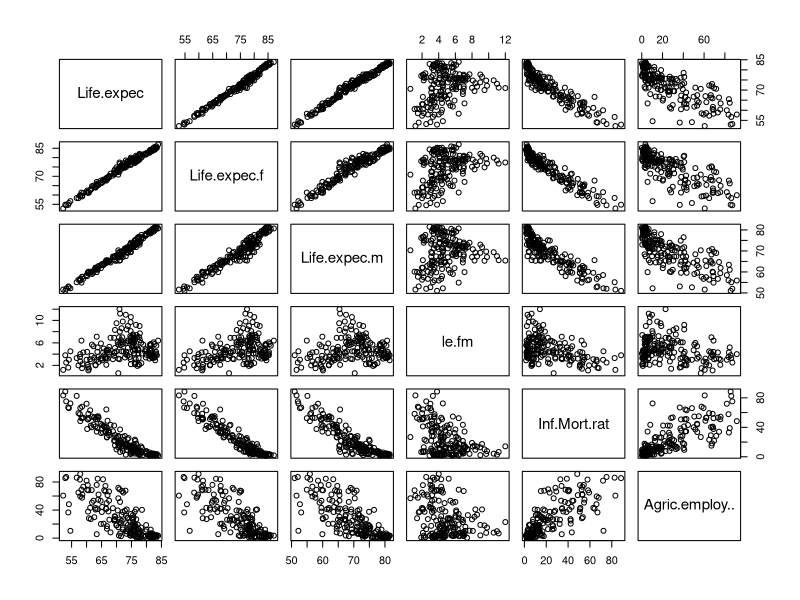
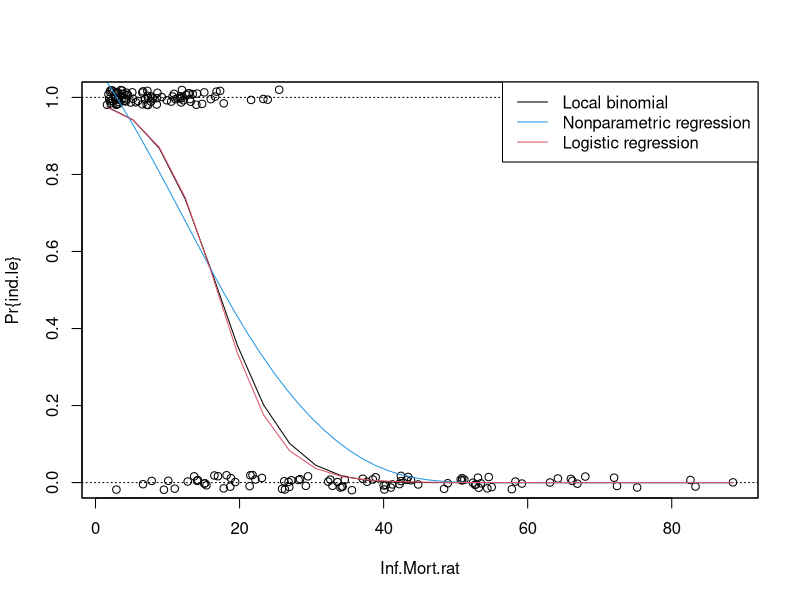
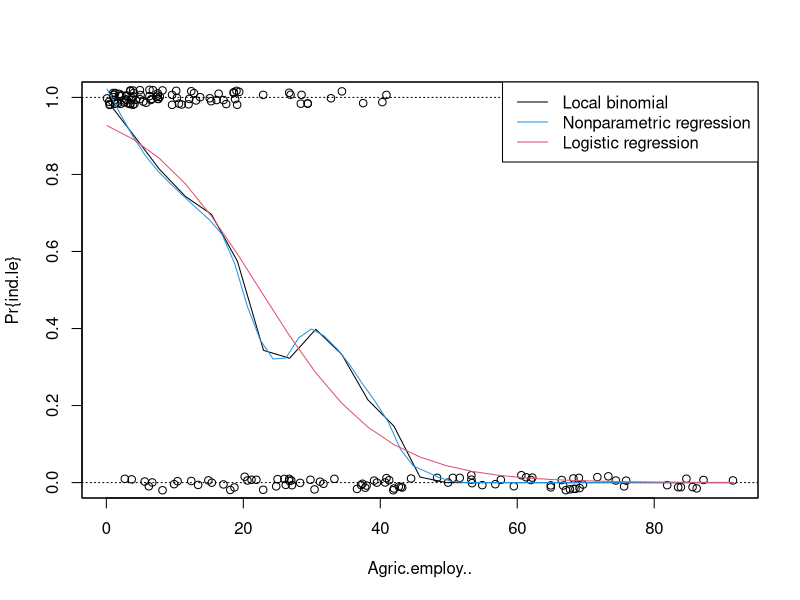
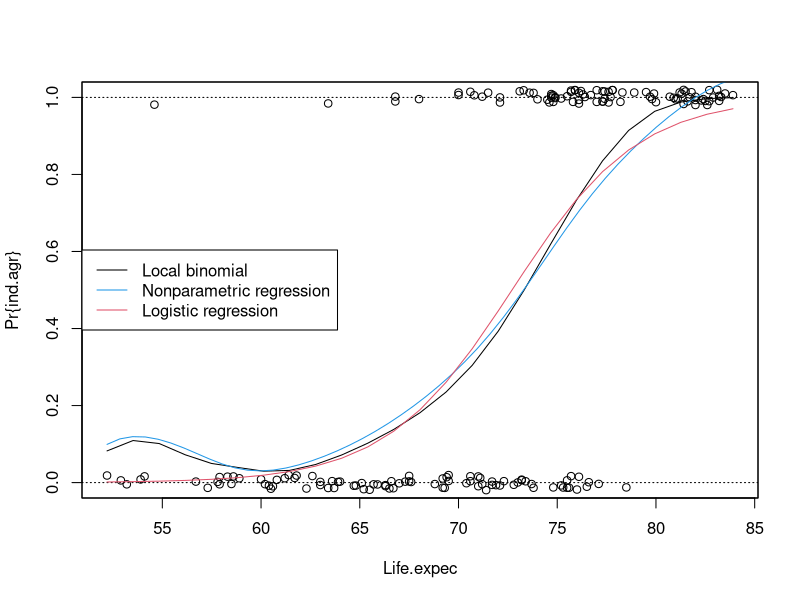
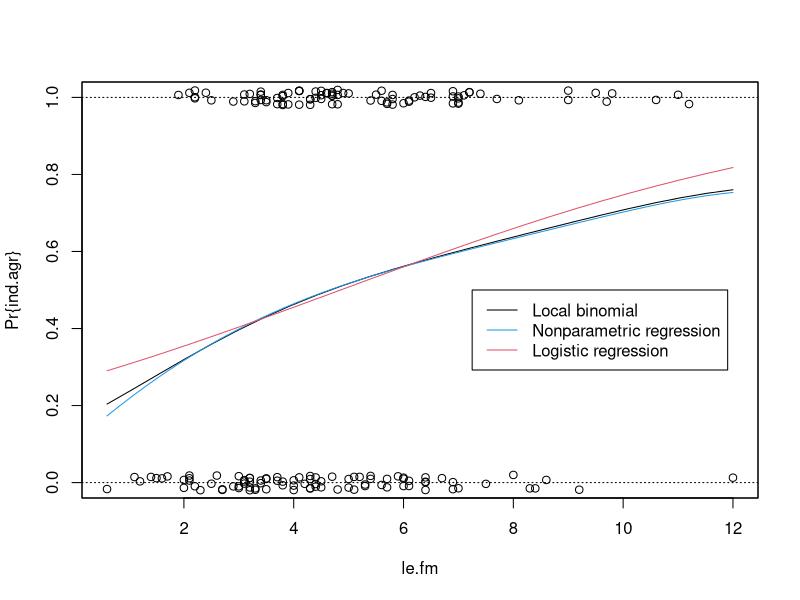
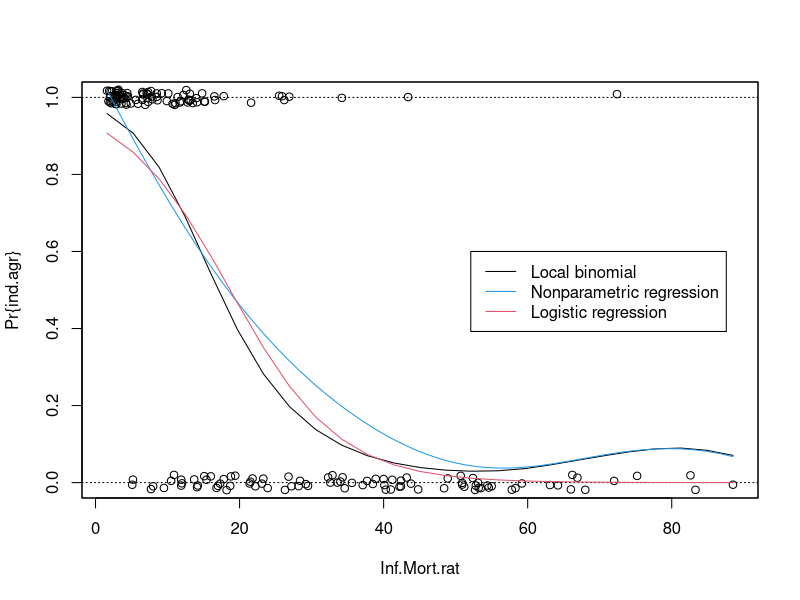
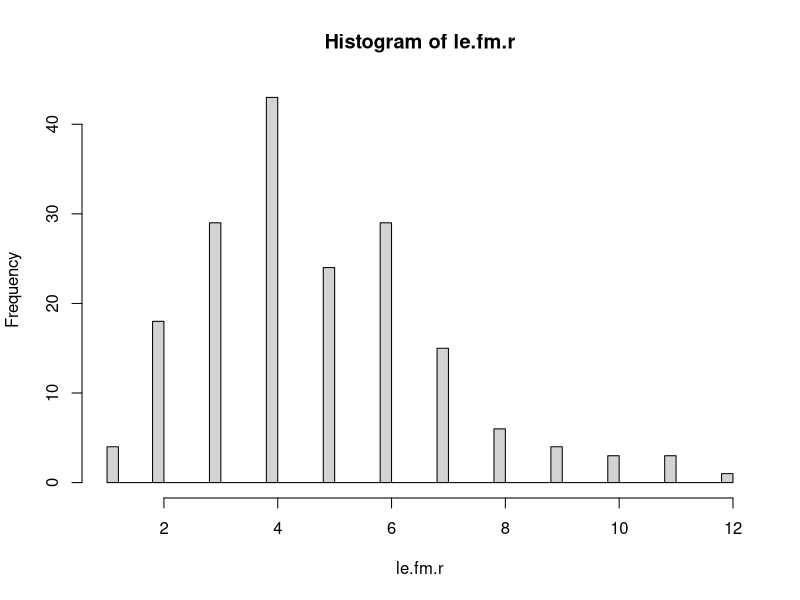
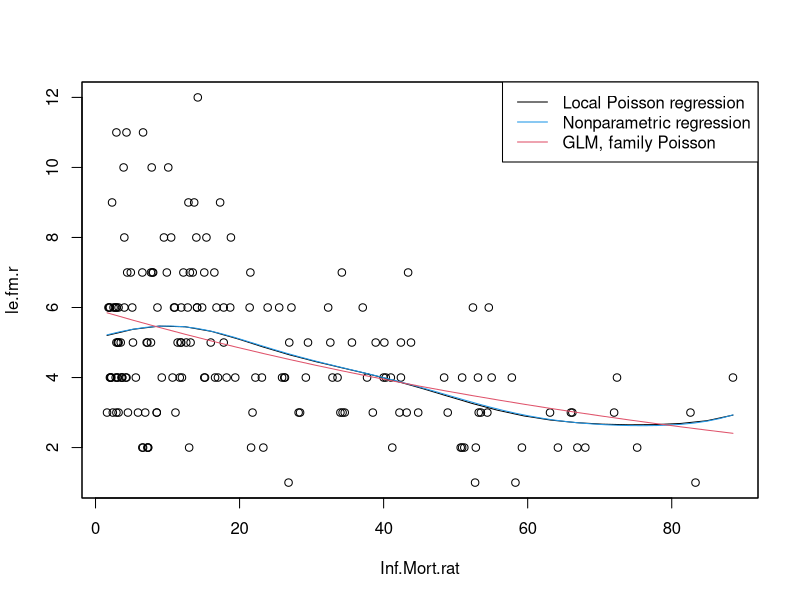

Write the R code that produced these figures, in order.
## ---- chunk 1
knitr::opts_chunk$set(echo = TRUE)
## ---- chunk 2
countries<-read.csv2(file="HDI.2017.subset.csv",row.names = 1)
attach(countries)
head(countries)
## ---- chunk 3
summary(countries)
## ---- chunk 4
plot(countries[,2:7])
## ---- chunk 5
ind.agr<-(Agric.employ.. < median(Agric.employ..))
## ---- chunk 6
ind.le<-(Life.expec > median(Life.expec))
## ---- chunk 7
library(sm)
# help(sm.binomial)
## ---- chunk 8
aux <- sm.binomial(Inf.Mort.rat,ind.le,h=10,display="none")
names(aux)
## ---- chunk 9
aux <- sm.binomial(Inf.Mort.rat,ind.le,h=10)
sm.regression(Inf.Mort.rat,ind.le,h=10,col=4,add=T)
aux.glm <- glm(ind.le ~ Inf.Mort.rat,family=binomial)
pred <- predict(aux.glm, 
                newdata=data.frame(Inf.Mort.rat=aux$eval.points),
                type="response")
lines(aux$eval.points,pred,col=2)
legend("topright",c("Local binomial","Nonparametric regression","Logistic regression"),
       col=c(1,4,2),lty=1)
## ---- chunk 10
aux <- sm.binomial(Agric.employ..,ind.le,h=3)
sm.regression(Agric.employ..,ind.le,h=3,col=4,add=T)
aux.glm <- glm(ind.le ~ Agric.employ..,family=binomial)
pred <- predict(aux.glm, 
                newdata=data.frame(Agric.employ..=aux$eval.points),
                type="response")
lines(aux$eval.points,pred,col=2)
legend("topright",c("Local binomial","Nonparametric regression","Logistic regression"),
       col=c(1,4,2),lty=1)
## ---- chunk 11
aux <- sm.binomial(Life.expec,ind.agr,h=3)
sm.regression(Life.expec,ind.agr,h=3,col=4,add=T)
aux.glm <- glm(ind.agr ~ Life.expec,family=binomial)
pred <- predict(aux.glm, 
                newdata=data.frame(Life.expec=aux$eval.points),
                type="response")
lines(aux$eval.points,pred,col=2)
legend("left",c("Local binomial","Nonparametric regression","Logistic regression"),
       col=c(1,4,2),lty=1)
## ---- chunk 12
aux <- sm.binomial(le.fm,ind.agr,h=3)
sm.regression(le.fm,ind.agr,h=3,col=4,add=T)
aux.glm <- glm(ind.agr ~ le.fm,family=binomial)
pred <- predict(aux.glm, 
                newdata=data.frame(le.fm=aux$eval.points),
                type="response")
lines(aux$eval.points,pred,col=2)
legend(7.25,.5,c("Local binomial","Nonparametric regression","Logistic regression"),
       col=c(1,4,2),lty=1)
## ---- chunk 13
aux <- sm.binomial(Inf.Mort.rat,ind.agr,h=15)
sm.regression(Inf.Mort.rat,ind.agr,h=15,col=4,add=T)
aux.glm <- glm(ind.agr ~ Inf.Mort.rat,family=binomial)
pred <- predict(aux.glm, 
                newdata=data.frame(Inf.Mort.rat=aux$eval.points),
                type="response")
lines(aux$eval.points,pred,col=2)
legend(52.1,.6,c("Local binomial","Nonparametric regression","Logistic regression"),
       col=c(1,4,2),lty=1)
## ---- chunk 14
le.fm.r <- round(le.fm)
hist(le.fm.r,br=40)
## ---- chunk 15
# help(sm.poisson)
## ---- chunk 16
aux <- sm.poisson(Inf.Mort.rat,le.fm.r,h=10, col=1)
sm.regression(Inf.Mort.rat,le.fm.r,h=10,col=4,add=T)
aux.glm <- glm(le.fm.r ~ Inf.Mort.rat,family=poisson)
pred <- predict(aux.glm, 
                newdata=data.frame(Inf.Mort.rat=aux$eval.points),
                type="response")
lines(aux$eval.points,pred,col=2)
legend("topright",c("Local Poisson regression","Nonparametric regression","GLM, family Poisson"), col=c(1,4,2),lty=1)
## ---- chunk 17
aux <- sm.poisson(Life.expec,le.fm.r,h=3,col=1)
sm.regression(Life.expec,le.fm.r,h=3,col=4,add=T)
aux.glm <- glm(le.fm.r ~ Life.expec,family=poisson)
pred <- predict(aux.glm, 
                newdata=data.frame(Life.expec=aux$eval.points),
                type="response")
lines(aux$eval.points,pred,col=2)
legend("topleft",c("Local Poisson regression","Nonparametric regression","GLM, family Poisson"), col=c(1,4,2),lty=1)
